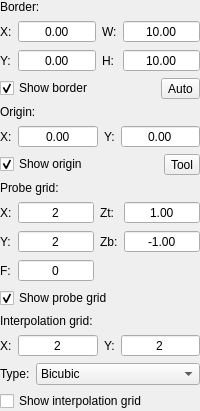
                <widget class="QWidget" name="widgetHeightmapSettings" native="true">
                 <layout class="QVBoxLayout" name="verticalLayout_7">
                  <property name="leftMargin">
                   <number>0</number>
                  </property>
                  <property name="topMargin">
                   <number>0</number>
                  </property>
                  <property name="rightMargin">
                   <number>0</number>
                  </property>
                  <property name="bottomMargin">
                   <number>0</number>
                  </property>
                  <item>
                   <layout class="QVBoxLayout" name="verticalLayout_18">
                    <item>
                     <widget class="QLabel" name="label_5">
                      <property name="text">
                       <string>Border:</string>
                      </property>
                     </widget>
                    </item>
                    <item>
                     <layout class="QGridLayout" name="gridLayout">
                      <item row="0" column="0">
                       <widget class="QLabel" name="label_6">
                        <property name="text">
                         <string>X:</string>
                        </property>
                       </widget>
                      </item>
                      <item row="0" column="1">
                       <widget class="QDoubleSpinBox" name="txtHeightMapBorderX">
                        <property name="sizePolicy">
                         <sizepolicy hsizetype="Expanding" vsizetype="Fixed">
                          <horstretch>0</horstretch>
                          <verstretch>0</verstretch>
                         </sizepolicy>
                        </property>
                        <property name="locale">
                         <locale language="C" country="AnyCountry"/>
                        </property>
                        <property name="alignment">
                         <set>Qt::AlignCenter</set>
                        </property>
                        <property name="buttonSymbols">
                         <enum>QAbstractSpinBox::NoButtons</enum>
                        </property>
                        <property name="minimum">
                         <double>-9999.000000000000000</double>
                        </property>
                        <property name="maximum">
                         <double>9999.000000000000000</double>
                        </property>
                       </widget>
                      </item>
                      <item row="1" column="3">
                       <widget class="QDoubleSpinBox" name="txtHeightMapBorderHeight">
                        <property name="sizePolicy">
                         <sizepolicy hsizetype="Expanding" vsizetype="Fixed">
                          <horstretch>0</horstretch>
                          <verstretch>0</verstretch>
                         </sizepolicy>
                        </property>
                        <property name="locale">
                         <locale language="C" country="AnyCountry"/>
                        </property>
                        <property name="alignment">
                         <set>Qt::AlignCenter</set>
                        </property>
                        <property name="buttonSymbols">
                         <enum>QAbstractSpinBox::NoButtons</enum>
                        </property>
                        <property name="minimum">
                         <double>-9999.000000000000000</double>
                        </property>
                        <property name="maximum">
                         <double>9999.000000000000000</double>
                        </property>
                        <property name="value">
                         <double>10.000000000000000</double>
                        </property>
                       </widget>
                      </item>
                      <item row="1" column="2">
                       <widget class="QLabel" name="label_9">
                        <property name="text">
                         <string>H:</string>
                        </property>
                       </widget>
                      </item>
                      <item row="1" column="1">
                       <widget class="QDoubleSpinBox" name="txtHeightMapBorderY">
                        <property name="sizePolicy">
                         <sizepolicy hsizetype="Expanding" vsizetype="Fixed">
                          <horstretch>0</horstretch>
                          <verstretch>0</verstretch>
                         </sizepolicy>
                        </property>
                        <property name="locale">
                         <locale language="C" country="AnyCountry"/>
                        </property>
                        <property name="alignment">
                         <set>Qt::AlignCenter</set>
                        </property>
                        <property name="buttonSymbols">
                         <enum>QAbstractSpinBox::NoButtons</enum>
                        </property>
                        <property name="minimum">
                         <double>-9999.000000000000000</double>
                        </property>
                        <property name="maximum">
                         <double>9999.000000000000000</double>
                        </property>
                       </widget>
                      </item>
                      <item row="1" column="0">
                       <widget class="QLabel" name="label_7">
                        <property name="text">
                         <string>Y:</string>
                        </property>
                       </widget>
                      </item>
                      <item row="0" column="2">
                       <widget class="QLabel" name="label_8">
                        <property name="text">
                         <string>W:</string>
                        </property>
                       </widget>
                      </item>
                      <item row="0" column="3">
                       <widget class="QDoubleSpinBox" name="txtHeightMapBorderWidth">
                        <property name="sizePolicy">
                         <sizepolicy hsizetype="Expanding" vsizetype="Fixed">
                          <horstretch>0</horstretch>
                          <verstretch>0</verstretch>
                         </sizepolicy>
                        </property>
                        <property name="locale">
                         <locale language="C" country="AnyCountry"/>
                        </property>
                        <property name="alignment">
                         <set>Qt::AlignCenter</set>
                        </property>
                        <property name="buttonSymbols">
                         <enum>QAbstractSpinBox::NoButtons</enum>
                        </property>
                        <property name="minimum">
                         <double>-9999.000000000000000</double>
                        </property>
                        <property name="maximum">
                         <double>9999.000000000000000</double>
                        </property>
                        <property name="value">
                         <double>10.000000000000000</double>
                        </property>
                       </widget>
                      </item>
                     </layout>
                    </item>
                    <item>
                     <layout class="QHBoxLayout" name="horizontalLayout_18">
                      <item>
                       <widget class="QCheckBox" name="chkHeightMapBorderShow">
                        <property name="text">
                         <string>Show border</string>
                        </property>
                        <property name="checked">
                         <bool>true</bool>
                        </property>
                       </widget>
                      </item>
                      <item>
                       <widget class="StyledToolButton" name="cmdHeightMapBorderAuto">
                        <property name="minimumSize">
                         <size>
                          <width>0</width>
                          <height>0</height>
                         </size>
                        </property>
                        <property name="text">
                         <string>Auto</string>
                        </property>
                       </widget>
                      </item>
                     </layout>
                    </item>
                   </layout>
                  </item>
                  <item>
                   <layout class="QVBoxLayout" name="verticalLayout_30">
                    <item>
                     <widget class="QLabel" name="label_27">
                      <property name="text">
                       <string>Origin:</string>
                      </property>
                     </widget>
                    </item>
                    <item>
                     <layout class="QGridLayout" name="gridLayout_7">
                      <item row="0" column="2">
                       <widget class="QLabel" name="label_31">
                        <property name="text">
                         <string>Y:</string>
                        </property>
                       </widget>
                      </item>
                      <item row="0" column="1">
                       <widget class="QDoubleSpinBox" name="txtHeightMapOriginX">
                        <property name="sizePolicy">
                         <sizepolicy hsizetype="Expanding" vsizetype="Fixed">
                          <horstretch>0</horstretch>
                          <verstretch>0</verstretch>
                         </sizepolicy>
                        </property>
                        <property name="locale">
                         <locale language="C" country="AnyCountry"/>
                        </property>
                        <property name="alignment">
                         <set>Qt::AlignCenter</set>
                        </property>
                        <property name="buttonSymbols">
                         <enum>QAbstractSpinBox::NoButtons</enum>
                        </property>
                        <property name="minimum">
                         <double>-9999.000000000000000</double>
                        </property>
                        <property name="maximum">
                         <double>9999.000000000000000</double>
                        </property>
                       </widget>
                      </item>
                      <item row="0" column="0">
                       <widget class="QLabel" name="label_28">
                        <property name="text">
                         <string>X:</string>
                        </property>
                       </widget>
                      </item>
                      <item row="0" column="3">
                       <widget class="QDoubleSpinBox" name="txtHeightMapOriginY">
                        <property name="sizePolicy">
                         <sizepolicy hsizetype="Expanding" vsizetype="Fixed">
                          <horstretch>0</horstretch>
                          <verstretch>0</verstretch>
                         </sizepolicy>
                        </property>
                        <property name="locale">
                         <locale language="C" country="AnyCountry"/>
                        </property>
                        <property name="alignment">
                         <set>Qt::AlignCenter</set>
                        </property>
                        <property name="buttonSymbols">
                         <enum>QAbstractSpinBox::NoButtons</enum>
                        </property>
                        <property name="minimum">
                         <double>-9999.000000000000000</double>
                        </property>
                        <property name="maximum">
                         <double>9999.000000000000000</double>
                        </property>
                       </widget>
                      </item>
                     </layout>
                    </item>
                   </layout>
                  </item>
                  <item>
                   <layout class="QHBoxLayout" name="horizontalLayout_20">
                    <item>
                     <widget class="QCheckBox" name="chkHeightMapOriginShow">
                      <property name="text">
                       <string>Show origin</string>
                      </property>
                      <property name="checked">
                       <bool>true</bool>
                      </property>
                     </widget>
                    </item>
                    <item>
                     <widget class="StyledToolButton" name="cmdHeightMapOriginTool">
                      <property name="minimumSize">
                       <size>
                        <width>0</width>
                        <height>0</height>
                       </size>
                      </property>
                      <property name="toolTip">
                       <string>Use current toolhead position</string>
                      </property>
                      <property name="text">
                       <string>Tool</string>
                      </property>
                     </widget>
                    </item>
                   </layout>
                  </item>
                  <item>
                   <layout class="QVBoxLayout" name="verticalLayout_19">
                    <item>
                     <widget class="QLabel" name="label_10">
                      <property name="text">
                       <string>Probe grid:</string>
                      </property>
                     </widget>
                    </item>
                    <item>
                     <layout class="QGridLayout" name="gridLayout_4">
                      <item row="0" column="3">
                       <widget class="QLabel" name="label_14">
                        <property name="text">
                         <string>Zt:</string>
                        </property>
                       </widget>
                      </item>
                      <item row="0" column="0">
                       <widget class="QLabel" name="label_12">
                        <property name="text">
                         <string>X:</string>
                        </property>
                       </widget>
                      </item>
                      <item row="0" column="1">
                       <widget class="QDoubleSpinBox" name="txtHeightMapGridX">
                        <property name="sizePolicy">
                         <sizepolicy hsizetype="Expanding" vsizetype="Fixed">
                          <horstretch>0</horstretch>
                          <verstretch>0</verstretch>
                         </sizepolicy>
                        </property>
                        <property name="locale">
                         <locale language="C" country="AnyCountry"/>
                        </property>
                        <property name="alignment">
                         <set>Qt::AlignCenter</set>
                        </property>
                        <property name="buttonSymbols">
                         <enum>QAbstractSpinBox::NoButtons</enum>
                        </property>
                        <property name="decimals">
                         <number>0</number>
                        </property>
                        <property name="minimum">
                         <double>2.000000000000000</double>
                        </property>
                        <property name="maximum">
                         <double>1000.000000000000000</double>
                        </property>
                        <property name="value">
                         <double>2.000000000000000</double>
                        </property>
                       </widget>
                      </item>
                      <item row="1" column="5">
                       <widget class="QDoubleSpinBox" name="txtHeightMapGridZBottom">
                        <property name="sizePolicy">
                         <sizepolicy hsizetype="Expanding" vsizetype="Fixed">
                          <horstretch>0</horstretch>
                          <verstretch>0</verstretch>
                         </sizepolicy>
                        </property>
                        <property name="locale">
                         <locale language="C" country="AnyCountry"/>
                        </property>
                        <property name="alignment">
                         <set>Qt::AlignCenter</set>
                        </property>
                        <property name="buttonSymbols">
                         <enum>QAbstractSpinBox::NoButtons</enum>
                        </property>
                        <property name="minimum">
                         <double>-999.000000000000000</double>
                        </property>
                        <property name="maximum">
                         <double>999.000000000000000</double>
                        </property>
                        <property name="value">
                         <double>-1.000000000000000</double>
                        </property>
                       </widget>
                      </item>
                      <item row="0" column="5">
                       <widget class="QDoubleSpinBox" name="txtHeightMapGridZTop">
                        <property name="sizePolicy">
                         <sizepolicy hsizetype="Expanding" vsizetype="Fixed">
                          <horstretch>0</horstretch>
                          <verstretch>0</verstretch>
                         </sizepolicy>
                        </property>
                        <property name="locale">
                         <locale language="C" country="AnyCountry"/>
                        </property>
                        <property name="alignment">
                         <set>Qt::AlignCenter</set>
                        </property>
                        <property name="buttonSymbols">
                         <enum>QAbstractSpinBox::NoButtons</enum>
                        </property>
                        <property name="minimum">
                         <double>-999.000000000000000</double>
                        </property>
                        <property name="maximum">
                         <double>999.000000000000000</double>
                        </property>
                        <property name="value">
                         <double>1.000000000000000</double>
                        </property>
                       </widget>
                      </item>
                      <item row="1" column="0">
                       <widget class="QLabel" name="label_13">
                        <property name="text">
                         <string>Y:</string>
                        </property>
                       </widget>
                      </item>
                      <item row="1" column="3">
                       <widget class="QLabel" name="label_11">
                        <property name="text">
                         <string>Zb:</string>
                        </property>
                       </widget>
                      </item>
                      <item row="1" column="1">
                       <widget class="QDoubleSpinBox" name="txtHeightMapGridY">
                        <property name="sizePolicy">
                         <sizepolicy hsizetype="Expanding" vsizetype="Fixed">
                          <horstretch>0</horstretch>
                          <verstretch>0</verstretch>
                         </sizepolicy>
                        </property>
                        <property name="locale">
                         <locale language="C" country="AnyCountry"/>
                        </property>
                        <property name="alignment">
                         <set>Qt::AlignCenter</set>
                        </property>
                        <property name="buttonSymbols">
                         <enum>QAbstractSpinBox::NoButtons</enum>
                        </property>
                        <property name="decimals">
                         <number>0</number>
                        </property>
                        <property name="minimum">
                         <double>2.000000000000000</double>
                        </property>
                        <property name="maximum">
                         <double>1000.000000000000000</double>
                        </property>
                        <property name="value">
                         <double>2.000000000000000</double>
                        </property>
                       </widget>
                      </item>
                      <item row="2" column="0">
                       <widget class="QLabel" name="label_21">
                        <property name="text">
                         <string>F:</string>
                        </property>
                       </widget>
                      </item>
                      <item row="2" column="1">
                       <widget class="QDoubleSpinBox" name="txtHeightMapProbeFeed">
                        <property name="sizePolicy">
                         <sizepolicy hsizetype="Expanding" vsizetype="Fixed">
                          <horstretch>0</horstretch>
                          <verstretch>0</verstretch>
                         </sizepolicy>
                        </property>
                        <property name="locale">
                         <locale language="C" country="AnyCountry"/>
                        </property>
                        <property name="alignment">
                         <set>Qt::AlignCenter</set>
                        </property>
                        <property name="buttonSymbols">
                         <enum>QAbstractSpinBox::NoButtons</enum>
                        </property>
                        <property name="decimals">
                         <number>0</number>
                        </property>
                        <property name="minimum">
                         <double>0.000000000000000</double>
                        </property>
                        <property name="maximum">
                         <double>9999.000000000000000</double>
                        </property>
                        <property name="value">
                         <double>0.000000000000000</double>
                        </property>
                       </widget>
                      </item>
                     </layout>
                    </item>
                    <item>
                     <layout class="QHBoxLayout" name="horizontalLayout_19">
                      <item>
                       <widget class="QCheckBox" name="chkHeightMapGridShow">
                        <property name="text">
                         <string>Show probe grid</string>
                        </property>
                        <property name="checked">
                         <bool>true</bool>
                        </property>
                       </widget>
                      </item>
                      <item>
                       <spacer name="horizontalSpacer_6">
                        <property name="orientation">
                         <enum>Qt::Horizontal</enum>
                        </property>
                        <property name="sizeHint" stdset="0">
                         <size>
                          <width>40</width>
                          <height>1</height>
                         </size>
                        </property>
                       </spacer>
                      </item>
                     </layout>
                    </item>
                   </layout>
                  </item>
                  <item>
                   <layout class="QVBoxLayout" name="verticalLayout_20">
                    <item>
                     <widget class="QLabel" name="label_16">
                      <property name="text">
                       <string>Interpolation grid:</string>
                      </property>
                     </widget>
                    </item>
                    <item>
                     <layout class="QGridLayout" name="gridLayout_6">
                      <item row="1" column="2">
                       <widget class="QLabel" name="label_19">
                        <property name="text">
                         <string>Y:</string>
                        </property>
                       </widget>
                      </item>
                      <item row="1" column="0">
                       <widget class="QLabel" name="label_18">
                        <property name="text">
                         <string>X:</string>
                        </property>
                       </widget>
                      </item>
                      <item row="1" column="1">
                       <widget class="QDoubleSpinBox" name="txtHeightMapInterpolationStepX">
                        <property name="sizePolicy">
                         <sizepolicy hsizetype="Expanding" vsizetype="Fixed">
                          <horstretch>0</horstretch>
                          <verstretch>0</verstretch>
                         </sizepolicy>
                        </property>
                        <property name="locale">
                         <locale language="C" country="AnyCountry"/>
                        </property>
                        <property name="alignment">
                         <set>Qt::AlignCenter</set>
                        </property>
                        <property name="buttonSymbols">
                         <enum>QAbstractSpinBox::NoButtons</enum>
                        </property>
                        <property name="decimals">
                         <number>0</number>
                        </property>
                        <property name="minimum">
                         <double>2.000000000000000</double>
                        </property>
                        <property name="maximum">
                         <double>1000.000000000000000</double>
                        </property>
                        <property name="value">
                         <double>2.000000000000000</double>
                        </property>
                       </widget>
                      </item>
                      <item row="1" column="3">
                       <widget class="QDoubleSpinBox" name="txtHeightMapInterpolationStepY">
                        <property name="sizePolicy">
                         <sizepolicy hsizetype="Expanding" vsizetype="Fixed">
                          <horstretch>0</horstretch>
                          <verstretch>0</verstretch>
                         </sizepolicy>
                        </property>
                        <property name="locale">
                         <locale language="C" country="AnyCountry"/>
                        </property>
                        <property name="alignment">
                         <set>Qt::AlignCenter</set>
                        </property>
                        <property name="buttonSymbols">
                         <enum>QAbstractSpinBox::NoButtons</enum>
                        </property>
                        <property name="decimals">
                         <number>0</number>
                        </property>
                        <property name="minimum">
                         <double>2.000000000000000</double>
                        </property>
                        <property name="maximum">
                         <double>1000.000000000000000</double>
                        </property>
                        <property name="value">
                         <double>2.000000000000000</double>
                        </property>
                       </widget>
                      </item>
                     </layout>
                    </item>
                    <item>
                     <layout class="QHBoxLayout" name="horizontalLayout_23" stretch="0,0">
                      <item>
                       <widget class="QLabel" name="lblHeightMapInterpolationType">
                        <property name="text">
                         <string>Type:</string>
                        </property>
                       </widget>
                      </item>
                      <item>
                       <widget class="QComboBox" name="cboHeightMapInterpolationType">
                        <property name="toolTip">
                         <string>Interpolation used for both the heightmap preview and G-code compensation. Edit the heightmap to change it.</string>
                        </property>
                        <property name="sizePolicy">
                         <sizepolicy hsizetype="Expanding" vsizetype="Fixed">
                          <horstretch>0</horstretch>
                          <verstretch>0</verstretch>
                         </sizepolicy>
                        </property>
                        <item>
                         <property name="text">
                          <string>Bicubic</string>
                         </property>
                        </item>
                        <item>
                         <property name="text">
                          <string>Bilinear</string>
                         </property>
                        </item>
                       </widget>
                      </item>
                     </layout>
                    </item>
                    <item>
                     <layout class="QHBoxLayout" name="horizontalLayout_24">
                      <item>
                       <widget class="QCheckBox" name="chkHeightMapInterpolationShow">
                        <property name="text">
                         <string>Show interpolation grid</string>
                        </property>
                       </widget>
                      </item>
                      <item>
                       <spacer name="horizontalSpacer_8">
                        <property name="orientation">
                         <enum>Qt::Horizontal</enum>
                        </property>
                        <property name="sizeHint" stdset="0">
                         <size>
                          <width>40</width>
                          <height>1</height>
                         </size>
                        </property>
                       </spacer>
                      </item>
                     </layout>
                    </item>
                   </layout>
                  </item>
                 </layout>
                </widget>
